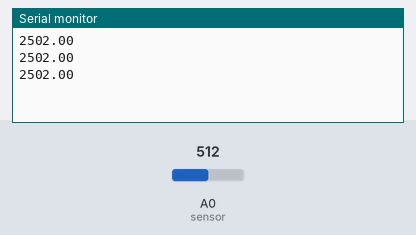
Bench run of a sketch on a simulated Arduino Uno, built with avr-gcc and run on an emulated ATmega328P. On the bench: the last lines printed to the serial monitor. The inputs (shaded band) are chosen by the test bench; at power-on: A0 (sensor) = 512.

Above: at 1.3 s.
1.4 s: A0 (sensor) set to 716
At 1.9 s:
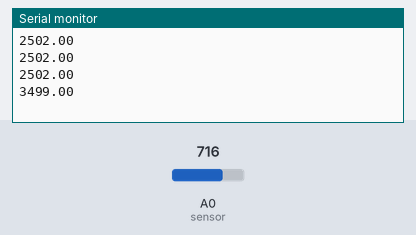
2.9 s: A0 (sensor) set to 900
At 3.4 s:
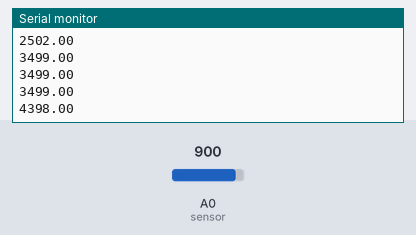
Timing chart, 0 to 5.9 s (numbered marks = the images above; inputs shaded):
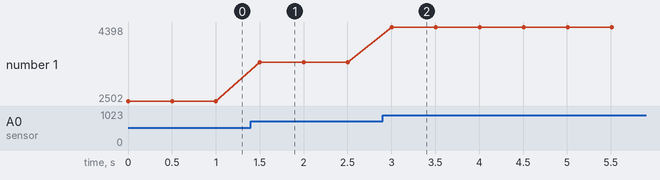

Measured:
- after the input at 1.4 s, the serial monitor: prints a new line after 0.10 s (image 1)
- after the input at 2.9 s, the serial monitor: prints a new line after 0.10 s (image 2)
- plotted number 1: 2502 → 3499 after the input at 1.4 s, 3499 → 4398 after the input at 2.9 s

The sketch:

lecturaSensor.ino
```cpp
int sensor=A0; // Define el pin al que está conectada la salida del sensor
int lectura; // Crea variable para almacenar la lectura del pin
float voltaje; // Crea variable para almacenar la diferencia de potencial eléctrico
int espera=500; // Define el tiempo entre lecturas (en ms)
const int baud=9600; // Tasa de baudios
const int maxAnalogico=1023; // Lectura máxima del pin analógico, definida por Arduino
const int Vcc=5000; // Fuente de alimentación de 5V (5000 mV)

void setup() {
  Serial.begin(baud);
  pinMode(sensor, INPUT);
}

void loop() {
   lectura = analogRead(sensor);  // Lee la entrada y almacena la lectura (valor entero entre 0 y 1023)
   voltaje = map(lectura, 0, maxAnalogico, 0, Vcc);    // Convierte lectura a un valor entre 0 mV y 5000 mV
   Serial.println(voltaje);   // Imprime valor
   delay(espera);   //  Tiempo de espera entre lecturas
}
```
